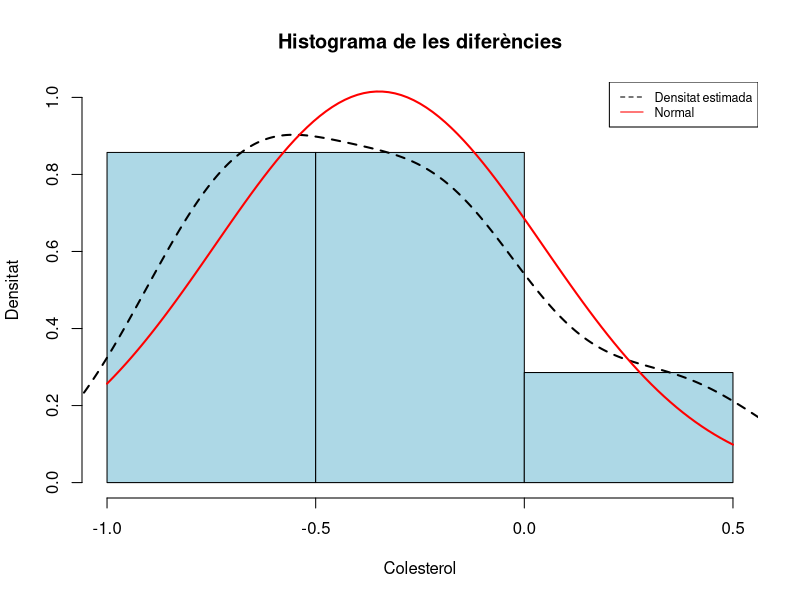
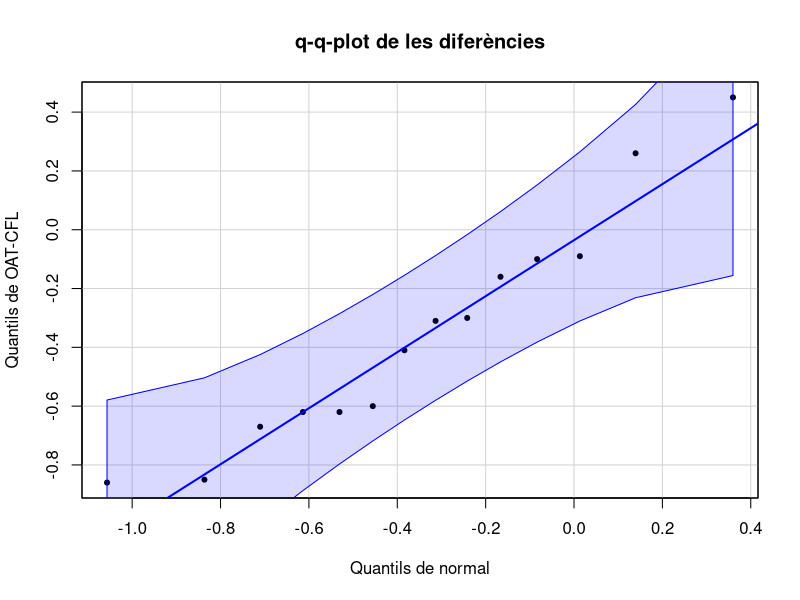
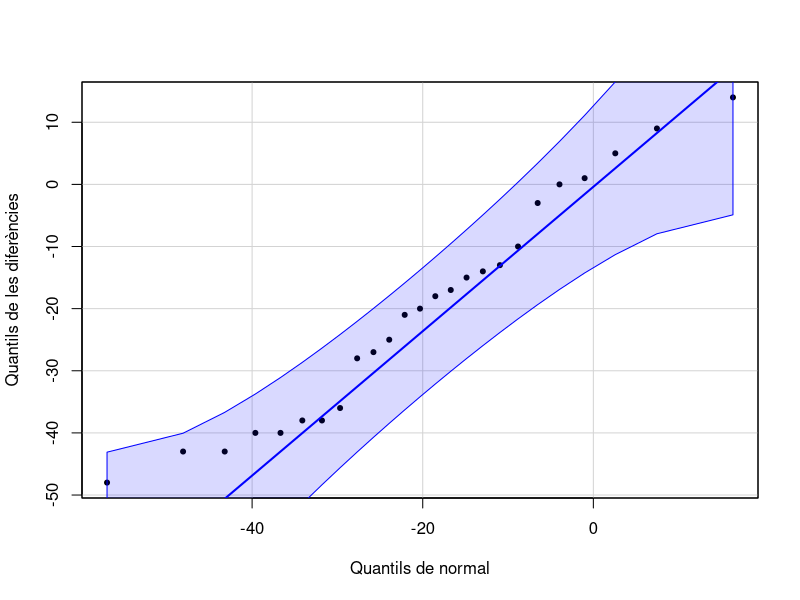
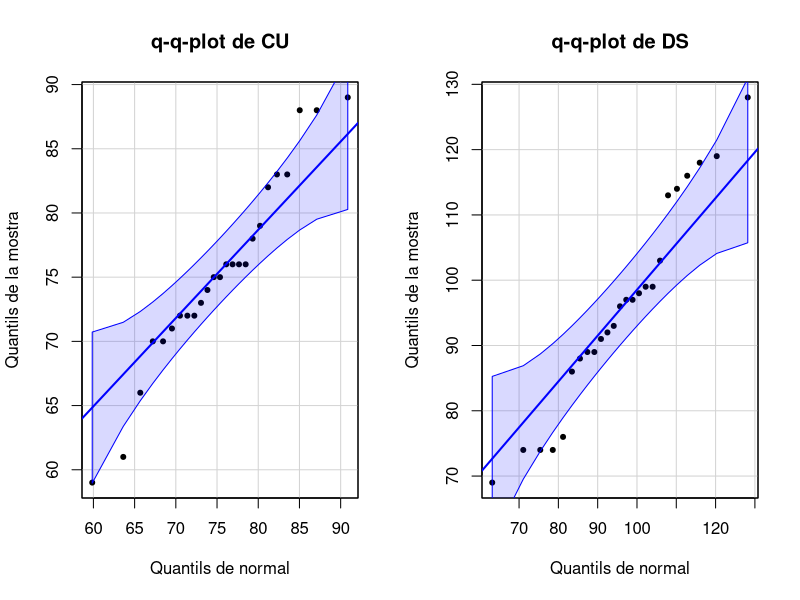
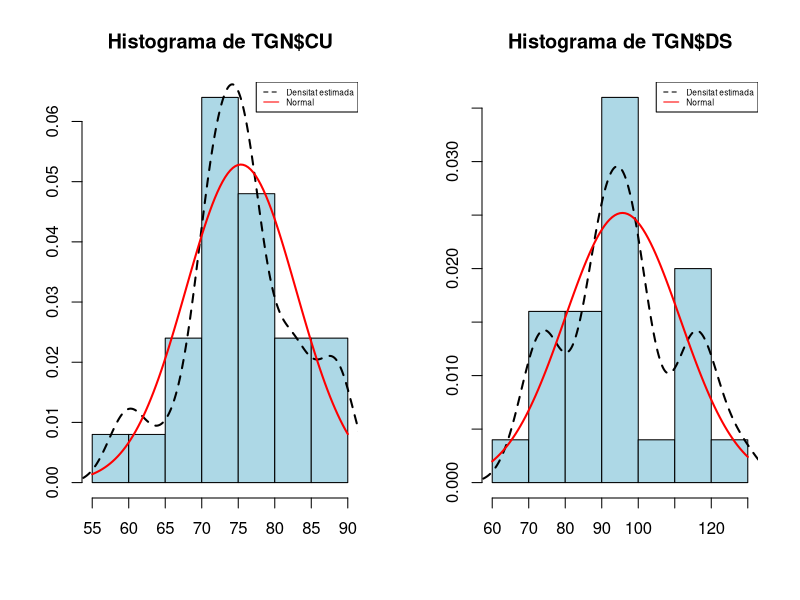
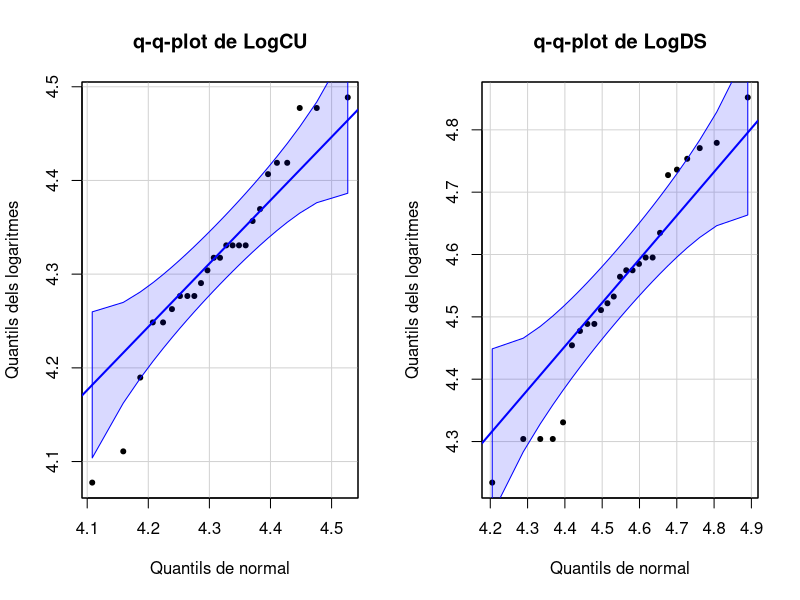
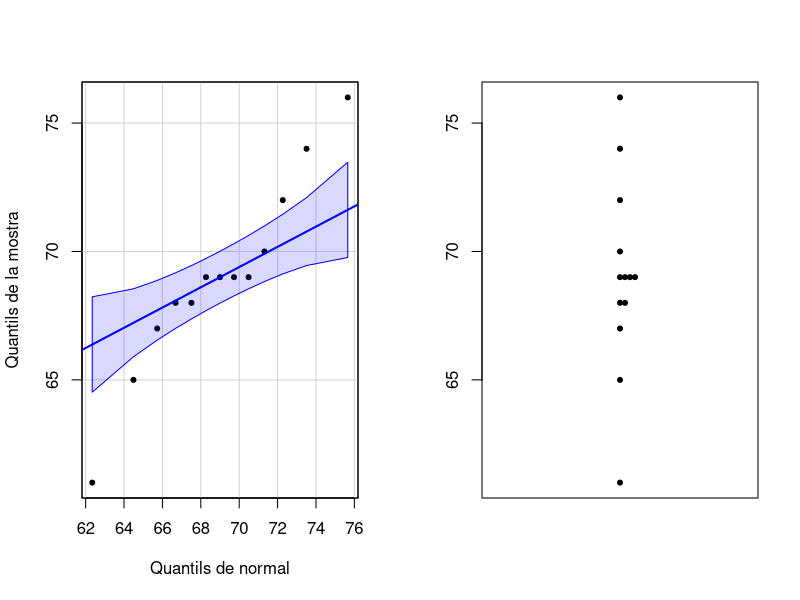
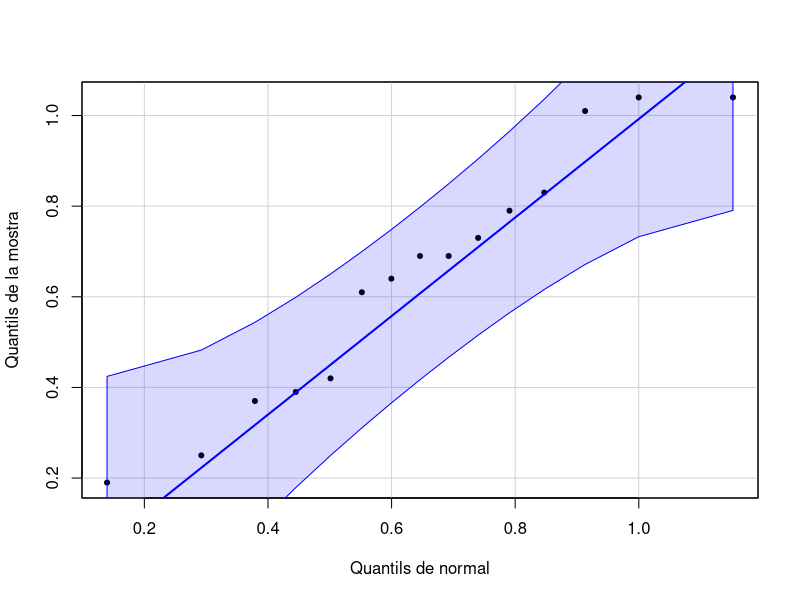

These figures' R source, in order: (Note: this script raises an error after producing the figures.)
## ---- chunk 1
BT=read.table("Body_Temperature.txt")
head(BT)
str(BT)
## ---- chunk 2
t.test(BT$Temperature, mu=98.6, alternative="two.sided", conf.level=0.95)
## ---- chunk 3
table(BT$Gender)
## ---- chunk 4
BT$Temperature[BT$Gender=="M"]
## ---- chunk 5
X_d=BT$Temperature[BT$Gender=="F"]  # Temperatures de dones
X_h=BT$Temperature[BT$Gender=="M"]  # Temperatures d'homes
## ---- chunk 6
t.test(X_d, X_h, paired=FALSE, var.equal=TRUE)
t.test(X_d, X_h, paired=FALSE, var.equal=FALSE)
## ---- chunk 7
OBR=read.table("oatbran.txt",header=TRUE)
head(OBR)
str(OBR)
## ---- chunk 8
OAT=OBR$OATBRAN
CFL=OBR$CORNFLK
## ---- chunk 9
hist(OAT-CFL,freq=FALSE, breaks=4,col="light blue",xlab="Colesterol",
     ylab="Densitat", main="Histograma de les diferències",ylim=c(0,1))
lines(density(OAT-CFL),lty=2,lwd=2)
curve(dnorm(x,mean(OAT-CFL),sd(OAT-CFL)),col="red",lwd=2,add=TRUE)
legend("topright",legend=c("Densitat estimada","Normal"),
       col=c("black","red"),lty=c(2,1),cex=0.75)
## ---- chunk 10
car::qqPlot(OAT-CFL, distribution="norm", mean=mean(OAT-CFL), sd=sd(OAT-CFL),
        ylab="Quantils de OAT-CFL", xlab="Quantils de normal", 
       main="q-q-plot de les diferències", pch=20, id=FALSE,)
## ---- chunk 11
t.test(OAT,CFL,alternative="less", paired=TRUE)
## ---- chunk 12
TGN=read.table("trignadons.txt",header=TRUE)
head(TGN)
str(TGN)
## ---- chunk 13
Diffs=TGN$CU-TGN$DS
car::qqPlot(Diffs, distribution="norm", mean=mean(Diffs), sd=sd(Diffs),
        ylab="Quantils de les diferències", xlab="Quantils de normal",
        pch=20, id=FALSE)
## ---- chunk 14
par(mfrow=c(1,2))
car::qqPlot(TGN$CU, distribution="norm", mean=mean(TGN$CU), sd=sd(TGN$CU),
        ylab="Quantils de la mostra", xlab="Quantils de normal", 
        main="q-q-plot de CU", pch=20, id=FALSE)
car::qqPlot(TGN$DS,  distribution="norm", mean=mean(TGN$DS), sd=sd(TGN$DS),
       ylab="Quantils de la mostra", xlab="Quantils de normal", 
       main="q-q-plot de DS", pch=20, id=FALSE)
## ---- chunk 15
par(mfrow=c(1,2))
hist(TGN$CU, freq=FALSE, main="Histograma de TGN$CU", 
     xlab="",ylab="",col="light blue")
lines(density(TGN$CU),lty=2,lwd=2)
curve(dnorm(x,mean(TGN$CU),sd(TGN$CU)),col="red",lwd=2,add=TRUE)
legend("topright",legend=c("Densitat estimada","Normal"),col=c("black","red"),lty=c(2,1),cex=0.5)
hist(TGN$DS, freq=FALSE, main="Histograma de TGN$DS", 
     xlab="",ylab="",col="light blue")
lines(density(TGN$DS),lty=2,lwd=2)
curve(dnorm(x,mean(TGN$DS),sd(TGN$DS)),col="red",lwd=2,add=TRUE)
legend("topright",legend=c("Densitat estimada","Normal"),col=c("black","red"),lty=c(2,1),cex=0.5)
par(mfrow=c(1,1))
## ---- chunk 16
t.test(TGN$CU, TGN$DS, paired=TRUE, alternative="less")
## ---- chunk 17
par(mfrow=c(1,2))
LogCU=log(TGN$CU)
car::qqPlot(LogCU, distribution="norm", mean=mean(LogCU), sd=sd(LogCU),
        ylab="Quantils dels logaritmes", xlab="Quantils de normal", 
        main="q-q-plot de LogCU", pch=20, id=FALSE)
LogDS=log(TGN$DS)
car::qqPlot(LogDS, distribution="norm", mean=mean(LogDS), sd=sd(LogDS),
        ylab="Quantils dels logaritmes", xlab="Quantils de normal", 
        main="q-q-plot de LogDS", pch=20, id=FALSE)
## ---- chunk 18
t.test(LogCU, LogDS, var.equal=TRUE, paired=FALSE, alternative="less")
t.test(LogCU, LogDS, var.equal=FALSE, paired=FALSE, alternative="less")
## ---- chunk 19
pesos=c(69,61,69,65,70,68,69,68,72,67,74,69,76)
## ---- chunk 20
par(mfrow=c(1,2))
car::qqPlot(pesos, distribution="norm", mean=mean(pesos), sd=sd(pesos),
        ylab="Quantils de la mostra", xlab="Quantils de normal", pch=20, id=FALSE)
stripchart(pesos,method="stack",vertical=TRUE,pch=20)
par(mfrow=c(1,1))
## ---- chunk 21
wilcox.test(pesos,mu=70,alternative="less")
## ---- chunk 22
wilcox.test(TGN$CU,TGN$DS,alternative="less",paired=FALSE)
## ---- chunk 23
A=TGN$CU
B=TGN$DS
nA=length(A)
nB=length(B)
Global=c(A,B)
## ---- chunk 24
set.seed(1234)
DifM=function(x,n,m){mean(x[1:n])-mean(x[(n+1):(n+m)])}
Remostreig=replicate(5000,DifM(sample(Global, nA+nB, rep=TRUE),nA,nB))
## ---- chunk 25
p.valor=length(which(Remostreig<=mean(A)-mean(B)))/length(Remostreig)
p.valor
## ---- chunk 26
mean(A)-mean(B)
min(Remostreig)
## ---- chunk 27
amnio=c(0.69,1.04,0.39,0.37,0.64,0.73,0.69,1.04,0.83,1.01,
        0.19,0.61,0.42,0.25,0.79)
## ---- chunk 28
car::qqPlot(amnio, distribution="norm", mean=mean(amnio), sd=sd(amnio),
        ylab="Quantils de la mostra", xlab="Quantils de normal", pch=20, id=FALSE)
## ---- chunk 29
n=length(amnio)
khi0=(n-1)*var(amnio)/0.25^2
round(khi0,2)
## ---- chunk 30
library(TeachingDemos)
sigma.test(amnio,sigma=0.25,alternative="two.sided")
## ---- chunk 31
curve(df(x,3,3),col="black",xlim=c(0,5),lwd=1.5)
curve(df(x,3,4),col="red",lwd=1.5,add=TRUE)
curve(df(x,3,5),col="blue",lwd=1.5,add=TRUE)
curve(df(x,4,3),col="green",lwd=1.5,add=TRUE)
curve(df(x,4,4),col="purple",lwd=1.5,add=TRUE)
curve(df(x,4,5),col="brown",lwd=1.5,add=TRUE)
legend("topright",lty=rep(1,6),col=c("black","red","blue","green","purple","brown"),lwd=rep(1.5,6),
       legend=c(expression(F["3,3"]),expression(F["3,4"]),expression(F["3,5"]),expression(F["4,3"]),expression(F["4,4"]),expression(F["4,5"])))
## ---- chunk 32
F0=var(X_d)/var(X_h)
round(F0,4)
## ---- chunk 33
nd=length(X_d)
nh=length(X_h)
## ---- chunk 34
var.test(X_d, X_h)
## ---- chunk 35
par(mfrow=c(1,2))
hist(X_d,freq=FALSE, breaks=10,col="light blue",xlab="Temperatures",ylab="Densitat", main="Histograma de temperatures de dones",ylim=c(0,max(density(X_d)$y)))
lines(density(X_d),lty=2,lwd=2)
curve(dnorm(x,mean(X_d),sd(X_d)),col="red",lwd=2,add=TRUE)
legend("topright",legend=c("Densitat estimada","Normal"),col=c("black","red"),lty=c(2,1),cex=0.5)
hist(X_h,freq=FALSE, breaks=10,col="light blue",xlab="Temperatures",ylab="Densitat", main="Histograma de temperatures d'homes",ylim=c(0,dnorm(mean(X_h),mean(X_h),sd(X_h))))
lines(density(X_h),lty=2,lwd=2)
curve(dnorm(x,mean(X_h),sd(X_h)),col="red",lwd=2,add=TRUE)
legend("topright",legend=c("Densitat estimada","Normal"),col=c("black","red"),lty=c(2,1),cex=0.5)
## ---- chunk 36
par(mfrow=c(1,2))
car::qqPlot(X_d, distribution="norm", mean=mean(X_d), sd=sd(X_d),
       ylab="Quantils de la mostra", xlab="Quantils de normal", 
       main="q-q-plot de la mostra de dones", pch=20, id=FALSE)
car::qqPlot(X_h, distribution="norm", mean=mean(X_h), sd=sd(X_h),
       ylab="Quantils de la mostra", xlab="Quantils de normal", 
       main="q-q-plot de la mostra d'homes", pch=20, id=FALSE)
par(mfrow=c(1,1))
## ---- chunk 37
fligner.test(list(X_h,X_d))
## ---- chunk 38
PB=dbinom(0:30,30,0.1)
sum(PB[PB<=dbinom(1,30,0.1)])
## ---- chunk 39
binom.test(1, 30, p=0.1, alternative="two.sided")
## ---- chunk 40
epitools::binom.exact(1,30)
## ---- chunk 41
prop.test(1, 30, p=0.1, alternative="two.sided")
## ---- chunk 42
prop.test(1, 30, p=0.1, alternative="two.sided", correct=FALSE)
## ---- chunk 43
library(pwr)
ES.h(0.1,0.03)
## ---- chunk 44
pwr.p.test(h=0.3, n=30, sig.level=0.05, alternative="two.sided")
## ---- chunk 45
prop.test(5, 150, p=0.1)
## ---- chunk 46
pwr.p.test(h=0.3, n=150, sig.level=0.05, alternative="two.sided")
## ---- chunk 47
cohen.ES(test="p",size="small")
## ---- chunk 48
pwr.p.test(h=0.2, power=0.9, sig.level=0.05, alternative="two.sided")
## ---- chunk 49
prop.test(c(20,12), c(100,50), alternative="two.sided")
## ---- chunk 50
prop.test(c(20,12), c(100,50), alternative="two.sided", correct=FALSE)
## ---- chunk 51
M=matrix(c(23,35,1,2), nrow=2, byrow=TRUE)
fisher.test(M,alternative="less")
## ---- chunk 52
knitr::include_graphics("Bioestadistica-II_files/figure-html/catmummies.png")
## ---- chunk 53
plot(function(x){x/(1+x)},xlim=c(0,50),lwd=1.5,ylab="y")
## ---- chunk 54
prop.test(c(20,12),c(100,50),alternative="two.sided",correct=FALSE)
## ---- chunk 55
M.A=matrix(c(20,12,80,38), nrow=2, byrow=TRUE)
fisher.test(M.A,alternative="two.sided")
## ---- chunk 56
Dades.M=matrix(c(150,41,19,285), nrow=2, byrow=TRUE)
mcnemar.test(Dades.M)
## ---- chunk 57
mcnemar.test(Dades.M,correct=FALSE)
## ---- chunk 58
binom.test(41, 60, p=0.5, alternative="greater")
